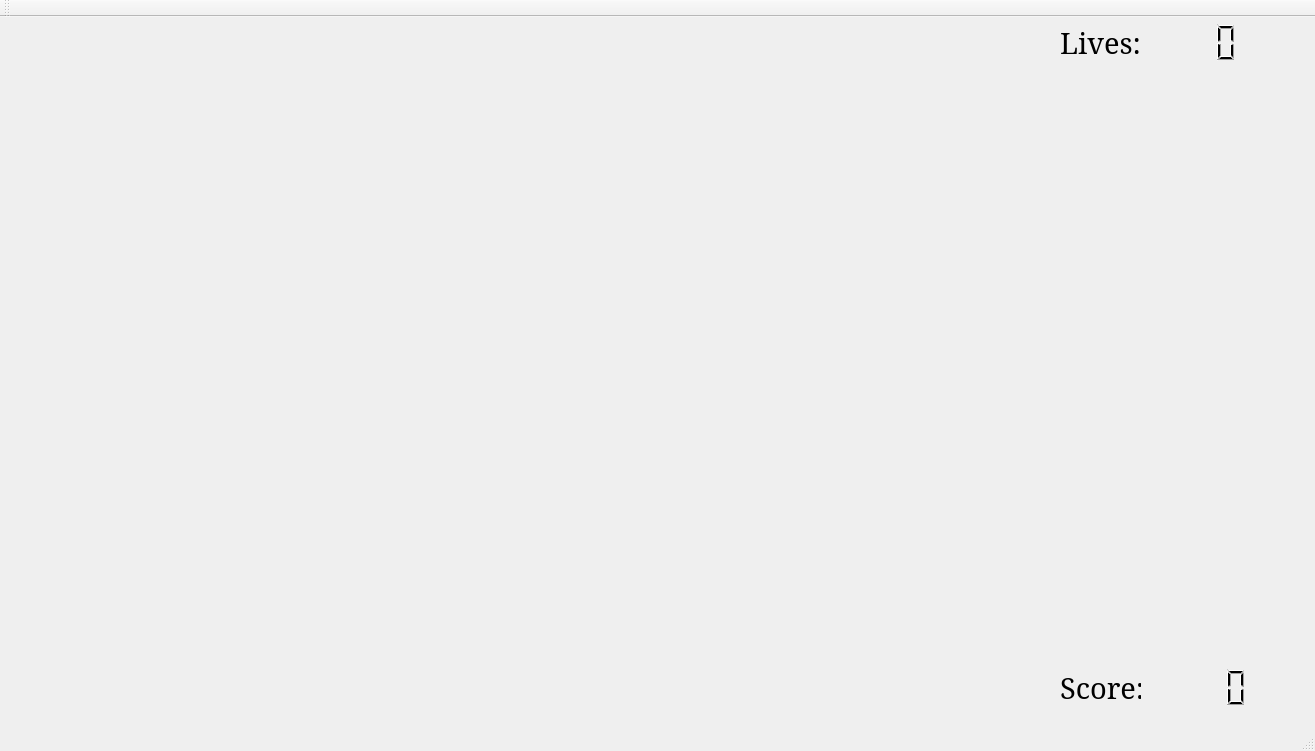
<?xml version="1.0" encoding="UTF-8"?>
<ui version="4.0">
 <class>MainWindow</class>
 <widget class="QMainWindow" name="MainWindow">
  <property name="geometry">
   <rect>
    <x>0</x>
    <y>0</y>
    <width>1315</width>
    <height>751</height>
   </rect>
  </property>
  <property name="windowTitle">
   <string>MainWindow</string>
  </property>
  <widget class="QWidget" name="centralWidget">
   <widget class="QStackedWidget" name="stackedWidget">
    <property name="geometry">
     <rect>
      <x>10</x>
      <y>0</y>
      <width>1311</width>
      <height>711</height>
     </rect>
    </property>
    <property name="currentIndex">
     <number>1</number>
    </property>
    <widget class="QWidget" name="page_3">
     <widget class="QLabel" name="label_4">
      <property name="geometry">
       <rect>
        <x>-10</x>
        <y>100</y>
        <width>1311</width>
        <height>101</height>
       </rect>
      </property>
      <property name="font">
       <font>
        <family>MS Serif</family>
        <pointsize>22</pointsize>
       </font>
      </property>
      <property name="text">
       <string>Atari Space (Sea) Invaders</string>
      </property>
      <property name="alignment">
       <set>Qt::AlignCenter</set>
      </property>
     </widget>
     <widget class="QPushButton" name="start_button">
      <property name="geometry">
       <rect>
        <x>340</x>
        <y>390</y>
        <width>131</width>
        <height>71</height>
       </rect>
      </property>
      <property name="font">
       <font>
        <family>MS Serif</family>
        <pointsize>22</pointsize>
       </font>
      </property>
      <property name="text">
       <string>Start!</string>
      </property>
     </widget>
     <widget class="QPushButton" name="controls_button">
      <property name="geometry">
       <rect>
        <x>830</x>
        <y>390</y>
        <width>131</width>
        <height>71</height>
       </rect>
      </property>
      <property name="font">
       <font>
        <family>MS Serif</family>
        <pointsize>22</pointsize>
       </font>
      </property>
      <property name="text">
       <string>Controls!</string>
      </property>
     </widget>
    </widget>
    <widget class="QWidget" name="page_4">
     <widget class="QLabel" name="label">
      <property name="geometry">
       <rect>
        <x>5</x>
        <y>50</y>
        <width>1300</width>
        <height>600</height>
       </rect>
      </property>
      <property name="text">
       <string/>
      </property>
      <property name="pixmap">
       <pixmap resource="sprites.qrc">:/passives/sea_background.png</pixmap>
      </property>
     </widget>
     <widget class="QLCDNumber" name="live_board">
      <property name="geometry">
       <rect>
        <x>1120</x>
        <y>5</y>
        <width>111</width>
        <height>41</height>
       </rect>
      </property>
      <property name="font">
       <font>
        <family>MS Serif</family>
        <pointsize>20</pointsize>
       </font>
      </property>
      <property name="styleSheet">
       <string notr="true">border: 0px;</string>
      </property>
     </widget>
     <widget class="QLabel" name="label_2">
      <property name="geometry">
       <rect>
        <x>1050</x>
        <y>0</y>
        <width>81</width>
        <height>51</height>
       </rect>
      </property>
      <property name="font">
       <font>
        <family>MS Serif</family>
        <pointsize>22</pointsize>
       </font>
      </property>
      <property name="text">
       <string>Lives:</string>
      </property>
     </widget>
     <widget class="QGraphicsView" name="graphicsView">
      <property name="geometry">
       <rect>
        <x>0</x>
        <y>0</y>
        <width>1311</width>
        <height>701</height>
       </rect>
      </property>
      <property name="styleSheet">
       <string notr="true">background: transparent;;</string>
      </property>
     </widget>
     <widget class="QLabel" name="label_3">
      <property name="geometry">
       <rect>
        <x>1050</x>
        <y>650</y>
        <width>81</width>
        <height>41</height>
       </rect>
      </property>
      <property name="font">
       <font>
        <family>MS Serif</family>
        <pointsize>22</pointsize>
       </font>
      </property>
      <property name="text">
       <string>Score:</string>
      </property>
     </widget>
     <widget class="QLCDNumber" name="score_board">
      <property name="geometry">
       <rect>
        <x>1130</x>
        <y>650</y>
        <width>111</width>
        <height>41</height>
       </rect>
      </property>
      <property name="font">
       <font>
        <family>MS Serif</family>
        <pointsize>20</pointsize>
       </font>
      </property>
      <property name="styleSheet">
       <string notr="true">border: 0px;</string>
      </property>
     </widget>
     <widget class="QLabel" name="label_7">
      <property name="geometry">
       <rect>
        <x>0</x>
        <y>50</y>
        <width>1311</width>
        <height>601</height>
       </rect>
      </property>
      <property name="styleSheet">
       <string notr="true">background: rgba(0, 85, 255, .25);</string>
      </property>
      <property name="text">
       <string/>
      </property>
     </widget>
    </widget>
    <widget class="QWidget" name="page_5">
     <widget class="QLabel" name="label_5">
      <property name="geometry">
       <rect>
        <x>-10</x>
        <y>90</y>
        <width>1311</width>
        <height>41</height>
       </rect>
      </property>
      <property name="font">
       <font>
        <family>MS Serif</family>
        <pointsize>22</pointsize>
       </font>
      </property>
      <property name="text">
       <string>Controls:</string>
      </property>
      <property name="alignment">
       <set>Qt::AlignCenter</set>
      </property>
     </widget>
     <widget class="QLabel" name="label_6">
      <property name="geometry">
       <rect>
        <x>540</x>
        <y>130</y>
        <width>211</width>
        <height>261</height>
       </rect>
      </property>
      <property name="font">
       <font>
        <family>MS Serif</family>
        <pointsize>22</pointsize>
       </font>
      </property>
      <property name="text">
       <string>Left: A
Right:D
Up: W
Down: S
Fire: Space</string>
      </property>
      <property name="textFormat">
       <enum>Qt::AutoText</enum>
      </property>
     </widget>
     <widget class="QPushButton" name="button_return">
      <property name="geometry">
       <rect>
        <x>580</x>
        <y>430</y>
        <width>131</width>
        <height>71</height>
       </rect>
      </property>
      <property name="font">
       <font>
        <family>MS Serif</family>
        <pointsize>22</pointsize>
       </font>
      </property>
      <property name="text">
       <string>Return!</string>
      </property>
     </widget>
    </widget>
   </widget>
  </widget>
  <widget class="QMenuBar" name="menuBar">
   <property name="geometry">
    <rect>
     <x>0</x>
     <y>0</y>
     <width>1315</width>
     <height>21</height>
    </rect>
   </property>
  </widget>
  <widget class="QToolBar" name="mainToolBar">
   <attribute name="toolBarArea">
    <enum>TopToolBarArea</enum>
   </attribute>
   <attribute name="toolBarBreak">
    <bool>false</bool>
   </attribute>
  </widget>
  <widget class="QStatusBar" name="statusBar"/>
 </widget>
 <layoutdefault spacing="6" margin="11"/>
 <resources>
  <include location="sprites.qrc"/>
 </resources>
 <connections/>
</ui>
